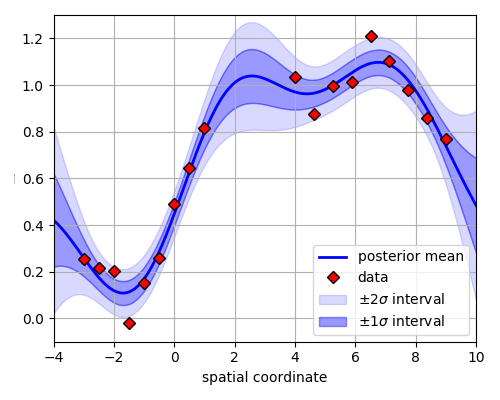

Here is the Python script that generated this plot:
import matplotlib.pyplot as plt
from matplotlib import cm
from numpy import exp, sin, sqrt
from numpy import linspace, zeros, array, meshgrid
from numpy.random import multivariate_normal as mvn
from numpy.random import normal, random, seed
from inference.gp_tools import GpRegressor

seed(3) #4

"""
Code demonstrating the use of the GpRegressor class found in inference.gp_tools
"""

# create some testing data
Nx = 9*2
x = list( linspace(-3,1,Nx//2) )
x.extend( list( linspace(4,9,Nx//2) ) )
x = array(x)

# generate points q at which to evaluate the
# GP regression estimate
Nq = 200
q = linspace(-4, 10, Nq) # cover whole range, including the gap


sig = 0.1 # assumed normal error on the data points
y_c = ( 1. / (1 + exp(-q)) ) + 0.1*sin(2*q) # underlying function
y   = ( 1. / (1 + exp(-x)) ) + 0.1*sin(2*x) + sig*normal(size=len(x)) # sampled y data
errs = zeros(len(y)) + sig # y data errors


# initialise the class with the data and errors
GP = GpRegressor(x, y, y_err = errs)

# call the instance to get estimates for the points in q
mu_q, sig_q = GP(q)

# now plot the regression estimate and the data together
c1 = 'red'; c2 = 'blue'; c3 = 'green'
fig = plt.figure( figsize = (5,4) )
ax = fig.add_subplot(111)
ax.plot(q, mu_q, lw = 2, color = c2, label = 'posterior mean')
ax.fill_between(q, mu_q-sig_q, mu_q-sig_q*2, color = c2, alpha = 0.15, label = r'$\pm 2 \sigma$ interval')
ax.fill_between(q, mu_q+sig_q, mu_q+sig_q*2, color = c2, alpha = 0.15)
ax.fill_between(q, mu_q-sig_q, mu_q+sig_q, color = c2, alpha = 0.4, label = r'$\pm 1 \sigma$ interval')
# ax.plot(x, y, 'o', color = c1, label = 'data', markerfacecolor = 'none', markeredgewidth = 2)
ax.plot(x, y, 'o', color = c1, label = 'data', marker = 'D', ls = 'none', markeredgecolor = 'black')
ax.set_ylim([-0.1, 1.3])
ax.set_xlim([-4, 10])
# ax.set_title('Prediction using posterior mean and covariance', fontsize = 10)
ax.set_ylabel('function value', fontsize = 1)
ax.set_xlabel('spatial coordinate', fontsize = 10)
ax.grid()
ax.legend(loc=4, fontsize = 10)
plt.tight_layout()
plt.savefig('gallery_gpr.png')
plt.show()